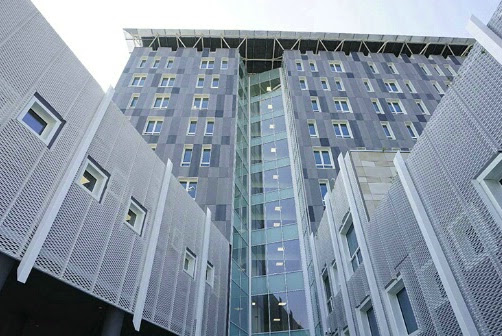
#> input picture CannyPhases/dipartimentoInfo.jpeg, 502 x 336 px, given in place of dipartimentoInfo.jpg, which was not available
$ python canny.py   (older library calls are emulated)
#> lines starting #> are read from the running program, lines starting #| are printed output that depends on the picture; pictures that were not available may be replaced by others from this repository, and a replacement may not be noted
import cv2
import numpy as np

def canny_edge_detection(image_path, low_threshold, high_threshold):
    #Ottengo l'immagine tramite il path
#> called with image_path = 'dipartimentoInfo.jpg', low_threshold = 50, high_threshold = 150
    image = cv2.imread(image_path)
#> image is the input picture: shape (336, 502, 3); mean B, G, R 163.2, 148.9, 136.5

    if image is None:
        print("Impossibile leggere l'immagine. Assicurati che il percorso del file sia corretto.")
        return None

    # Conversione tramite la libreria cvtColor in scala di grigi
    gray = cv2.cvtColor(image, cv2.COLOR_BGR2GRAY)

    # Applicare una sfocatura gaussiana per ridurre il rumore
    blurred = cv2.GaussianBlur(gray, (5, 5), 0)
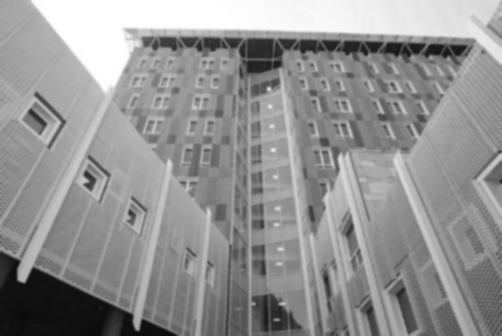
#> blurred: shape (336, 502); min 9, max 255, mean 146.8

    # Calcolare il gradiente usando Sobel
    gradient_x = cv2.Sobel(blurred, cv2.CV_64F, 1, 0, ksize=3)
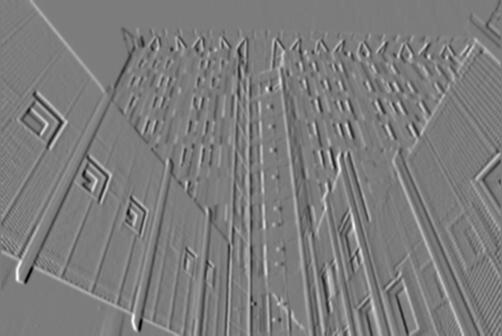
#> gradient_x: shape (336, 502) float64; min -400, max 418, mean 0.3; drawn with min black and max white
    gradient_y = cv2.Sobel(blurred, cv2.CV_64F, 0, 1, ksize=3)
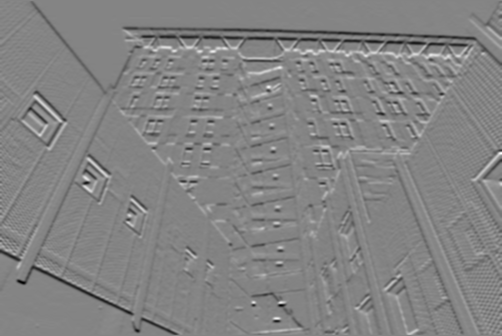
#> gradient_y: shape (336, 502) float64; min -408, max 376, mean -3.8; drawn with min black and max white

    magnitude = np.sqrt(gradient_x**2 + gradient_y**2)

    # Calcola la direzione del gradiente
    angle = np.arctan2(gradient_y, gradient_x) * (180 / np.pi)
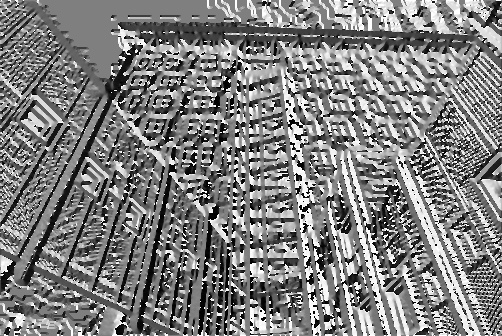
#> angle: shape (336, 502) float64; min -179.7, max 180, mean 1; drawn with min black and max white

    # Soppressione dei punti non-massimi
    suppressed = np.zeros_like(magnitude)
    for i in range(1, magnitude.shape[0] - 1):
        for j in range(1, magnitude.shape[1] - 1):
            if (0 <= angle[i, j] < 22.5) or (157.5 <= angle[i, j] <= 180):
                neighbor1, neighbor2 = magnitude[i, j+1], magnitude[i, j-1]
            elif 22.5 <= angle[i, j] < 67.5:
                neighbor1, neighbor2 = magnitude[i-1, j+1], magnitude[i+1, j-1]
            elif 67.5 <= angle[i, j] < 112.5:
                neighbor1, neighbor2 = magnitude[i-1, j], magnitude[i+1, j]
            elif 112.5 <= angle[i, j] < 157.5:
                neighbor1, neighbor2 = magnitude[i-1, j-1], magnitude[i+1, j+1]

            if magnitude[i, j] >= neighbor1 and magnitude[i, j] >= neighbor2:
                suppressed[i, j] = magnitude[i, j]
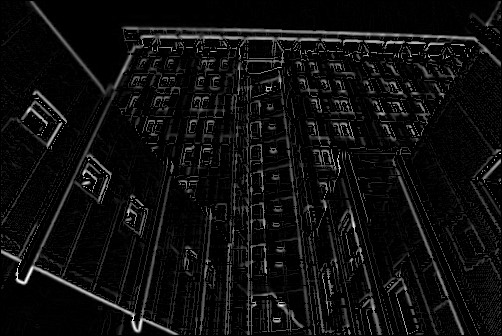
#> suppressed: shape (336, 502) float64; min 0, max 432.5, mean 24.3; drawn with min black and max white

    # Edge tracking by hysteresis => calcolo dei punti deboli, forti e non rilevanti in base alle soglie
    edges = np.zeros_like(suppressed)
    strong_edges = (suppressed > high_threshold)
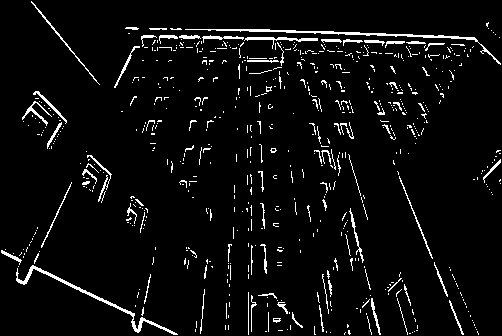
#> strong_edges: shape (336, 502) bool; 4.9% white in thin lines or dots
    weak_edges = (suppressed >= low_threshold) & (suppressed <= high_threshold)
#> weak_edges: shape (336, 502) bool; 11.9% white in thin lines or dots

    edges[strong_edges] = 255
    edges[weak_edges] = 50

    # Utilizzo della funzione di soglia incorporata nella libreria OpenCV per una migliore visualizzazione dell'immagine
    _, result = cv2.threshold(edges, 0, 255, cv2.THRESH_BINARY)

    return result

#Input: Immagine dipartimento unimi
input_image_path = 'dipartimentoInfo.jpg'
result_image = canny_edge_detection(input_image_path, low_threshold=50, high_threshold=150)

if result_image is not None:
    cv2.imshow('Immagine originale', cv2.imread(input_image_path))
    cv2.imshow('Rilevamento bordi Canny', result_image)
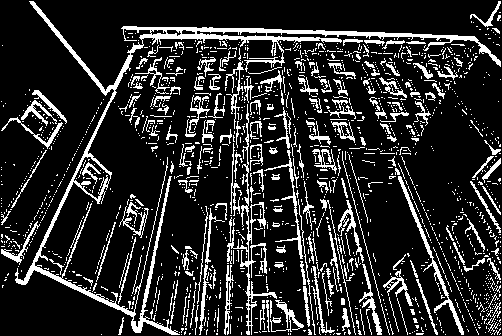
#> window 'Rilevamento bordi Canny': shape (336, 502); 16.7% white in thin lines or dots
    cv2.waitKey(0)
    cv2.destroyAllWindows()
